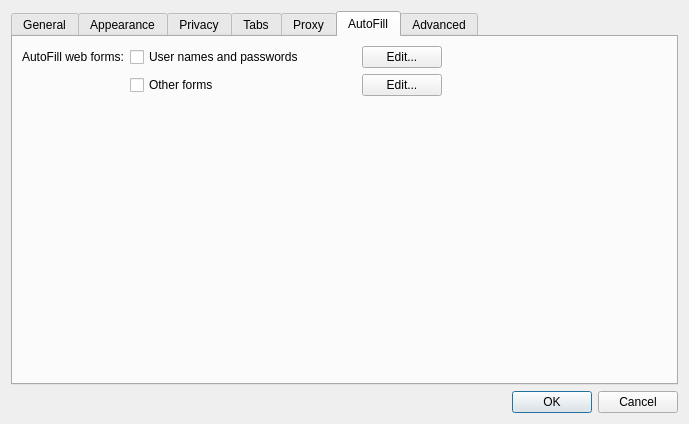
<?xml version="1.0" encoding="UTF-8"?>
<ui version="4.0">
 <class>Settings</class>
 <widget class="QDialog" name="Settings">
  <property name="geometry">
   <rect>
    <x>0</x>
    <y>0</y>
    <width>689</width>
    <height>424</height>
   </rect>
  </property>
  <property name="windowTitle">
   <string>Preferences</string>
  </property>
  <layout class="QGridLayout" name="gridLayout">
   <item row="2" column="0">
    <widget class="QDialogButtonBox" name="buttonBox">
     <property name="orientation">
      <enum>Qt::Horizontal</enum>
     </property>
     <property name="standardButtons">
      <set>QDialogButtonBox::Cancel|QDialogButtonBox::Ok</set>
     </property>
    </widget>
   </item>
   <item row="1" column="0">
    <widget class="QTabWidget" name="tabWidget">
     <property name="currentIndex">
      <number>5</number>
     </property>
     <widget class="QWidget" name="tab">
      <attribute name="title">
       <string>General</string>
      </attribute>
      <layout class="QGridLayout" name="gridLayout_4">
       <item row="0" column="0">
        <widget class="QLabel" name="label_7">
         <property name="text">
          <string>On startup:</string>
         </property>
         <property name="alignment">
          <set>Qt::AlignRight|Qt::AlignTrailing|Qt::AlignVCenter</set>
         </property>
        </widget>
       </item>
       <item row="0" column="1" colspan="2">
        <widget class="QComboBox" name="startupBehavior">
         <item>
          <property name="text">
           <string>Show my home page</string>
          </property>
         </item>
         <item>
          <property name="text">
           <string>Show a blank page</string>
          </property>
         </item>
         <item>
          <property name="text">
           <string>Restore windows and tabs from last time</string>
          </property>
         </item>
        </widget>
       </item>
       <item row="1" column="0">
        <widget class="QLabel" name="label_3">
         <property name="text">
          <string>Home Page:</string>
         </property>
         <property name="alignment">
          <set>Qt::AlignRight|Qt::AlignTrailing|Qt::AlignVCenter</set>
         </property>
        </widget>
       </item>
       <item row="1" column="1" colspan="2">
        <widget class="QLineEdit" name="homeLineEdit">
         <property name="layoutDirection">
          <enum>Qt::LeftToRight</enum>
         </property>
        </widget>
       </item>
       <item row="2" column="1">
        <widget class="QPushButton" name="setHomeToCurrentPageButton">
         <property name="text">
          <string>Set to current page</string>
         </property>
        </widget>
       </item>
       <item row="2" column="2">
        <spacer name="horizontalSpacer">
         <property name="orientation">
          <enum>Qt::Horizontal</enum>
         </property>
         <property name="sizeHint" stdset="0">
          <size>
           <width>280</width>
           <height>18</height>
          </size>
         </property>
        </spacer>
       </item>
       <item row="3" column="0">
        <widget class="QLabel" name="label_4">
         <property name="text">
          <string>Remove history items:</string>
         </property>
         <property name="alignment">
          <set>Qt::AlignRight|Qt::AlignTrailing|Qt::AlignVCenter</set>
         </property>
        </widget>
       </item>
       <item row="3" column="1" colspan="2">
        <widget class="QComboBox" name="expireHistory">
         <item>
          <property name="text">
           <string>After one day</string>
          </property>
         </item>
         <item>
          <property name="text">
           <string>After one week</string>
          </property>
         </item>
         <item>
          <property name="text">
           <string>After two weeks</string>
          </property>
         </item>
         <item>
          <property name="text">
           <string>After one month</string>
          </property>
         </item>
         <item>
          <property name="text">
           <string>After one year</string>
          </property>
         </item>
         <item>
          <property name="text">
           <string>Manually</string>
          </property>
         </item>
         <item>
          <property name="text">
           <string>On application exit</string>
          </property>
         </item>
        </widget>
       </item>
       <item row="4" column="0" colspan="3">
        <widget class="QCheckBox" name="searchEngineFallback">
         <property name="text">
          <string>Use the default search engine as fallback when the URL given by the user is invalid</string>
         </property>
         <property name="checked">
          <bool>false</bool>
         </property>
        </widget>
       </item>
       <item row="5" column="0" colspan="3">
        <widget class="QGroupBox" name="groupBox_2">
         <property name="title">
          <string>Downloads</string>
         </property>
         <layout class="QVBoxLayout" name="verticalLayout_4">
          <item>
           <widget class="QRadioButton" name="downloadAsk">
            <property name="text">
             <string>Ask for a destination each time</string>
            </property>
           </widget>
          </item>
          <item>
           <layout class="QHBoxLayout" name="horizontalLayout">
            <item>
             <widget class="QRadioButton" name="downloadDestination">
              <property name="text">
               <string>Use this destination:</string>
              </property>
              <property name="checked">
               <bool>true</bool>
              </property>
             </widget>
            </item>
            <item>
             <widget class="QLineEdit" name="downloadsLocation">
              <property name="layoutDirection">
               <enum>Qt::LeftToRight</enum>
              </property>
             </widget>
            </item>
            <item>
             <widget class="QPushButton" name="downloadDirectoryButton">
              <property name="text">
               <string>Choose Directory...</string>
              </property>
             </widget>
            </item>
           </layout>
          </item>
         </layout>
        </widget>
       </item>
       <item row="6" column="0" colspan="3">
        <spacer>
         <property name="orientation">
          <enum>Qt::Vertical</enum>
         </property>
         <property name="sizeHint" stdset="0">
          <size>
           <width>391</width>
           <height>262</height>
          </size>
         </property>
        </spacer>
       </item>
      </layout>
     </widget>
     <widget class="QWidget" name="tab_3">
      <attribute name="title">
       <string>Appearance</string>
      </attribute>
      <layout class="QGridLayout" name="gridLayout_3">
       <item row="0" column="0">
        <widget class="QLabel" name="label_5">
         <property name="text">
          <string>Standard font:</string>
         </property>
         <property name="alignment">
          <set>Qt::AlignRight|Qt::AlignTrailing|Qt::AlignVCenter</set>
         </property>
        </widget>
       </item>
       <item row="0" column="1">
        <widget class="QLabel" name="standardLabel">
         <property name="sizePolicy">
          <sizepolicy hsizetype="Expanding" vsizetype="Preferred">
           <horstretch>0</horstretch>
           <verstretch>0</verstretch>
          </sizepolicy>
         </property>
         <property name="frameShape">
          <enum>QFrame::StyledPanel</enum>
         </property>
         <property name="text">
          <string notr="true">Times 16</string>
         </property>
         <property name="alignment">
          <set>Qt::AlignCenter</set>
         </property>
        </widget>
       </item>
       <item row="0" column="3">
        <widget class="QPushButton" name="standardFontButton">
         <property name="text">
          <string>Select...</string>
         </property>
        </widget>
       </item>
       <item row="1" column="0">
        <widget class="QLabel" name="label_6">
         <property name="text">
          <string>Fixed-width font:</string>
         </property>
         <property name="alignment">
          <set>Qt::AlignRight|Qt::AlignTrailing|Qt::AlignVCenter</set>
         </property>
        </widget>
       </item>
       <item row="1" column="1">
        <widget class="QLabel" name="fixedLabel">
         <property name="frameShape">
          <enum>QFrame::StyledPanel</enum>
         </property>
         <property name="text">
          <string notr="true">Courier 13</string>
         </property>
         <property name="alignment">
          <set>Qt::AlignCenter</set>
         </property>
        </widget>
       </item>
       <item row="1" column="3">
        <widget class="QPushButton" name="fixedFontButton">
         <property name="text">
          <string>Select...</string>
         </property>
        </widget>
       </item>
       <item row="2" column="0" colspan="3">
        <widget class="QLabel" name="label_8">
         <property name="text">
          <string>Preferred languages for viewing webpages in:</string>
         </property>
        </widget>
       </item>
       <item row="2" column="3">
        <widget class="QPushButton" name="languageButton">
         <property name="text">
          <string>Select...</string>
         </property>
        </widget>
       </item>
       <item row="3" column="2">
        <spacer name="verticalSpacer">
         <property name="orientation">
          <enum>Qt::Vertical</enum>
         </property>
         <property name="sizeHint" stdset="0">
          <size>
           <width>20</width>
           <height>93</height>
          </size>
         </property>
        </spacer>
       </item>
      </layout>
     </widget>
     <widget class="QWidget" name="tab_2">
      <attribute name="title">
       <string>Privacy</string>
      </attribute>
      <layout class="QVBoxLayout" name="verticalLayout_3">
       <item>
        <widget class="QGroupBox" name="groupBox">
         <property name="title">
          <string>Web Content</string>
         </property>
         <layout class="QGridLayout" name="gridLayout_5">
          <item row="0" column="0" colspan="2">
           <widget class="QCheckBox" name="blockPopupWindows">
            <property name="text">
             <string>Block Popup Windows</string>
            </property>
            <property name="checked">
             <bool>true</bool>
            </property>
           </widget>
          </item>
          <item row="1" column="0" colspan="2">
           <widget class="QCheckBox" name="enablePlugins">
            <property name="text">
             <string>Enable Plugins</string>
            </property>
            <property name="checked">
             <bool>true</bool>
            </property>
           </widget>
          </item>
          <item row="2" column="0">
           <spacer name="horizontalSpacer_3">
            <property name="orientation">
             <enum>Qt::Horizontal</enum>
            </property>
            <property name="sizeType">
             <enum>QSizePolicy::Fixed</enum>
            </property>
            <property name="sizeHint" stdset="0">
             <size>
              <width>20</width>
              <height>20</height>
             </size>
            </property>
           </spacer>
          </item>
          <item row="2" column="1">
           <widget class="QCheckBox" name="clickToFlash">
            <property name="sizePolicy">
             <sizepolicy hsizetype="Expanding" vsizetype="Fixed">
              <horstretch>0</horstretch>
              <verstretch>0</verstretch>
             </sizepolicy>
            </property>
            <property name="text">
             <string>Use ClickToFlash on flash plugins</string>
            </property>
            <property name="checked">
             <bool>true</bool>
            </property>
           </widget>
          </item>
          <item row="3" column="0" colspan="2">
           <widget class="QCheckBox" name="enableJavascript">
            <property name="text">
             <string>Enable Javascript</string>
            </property>
            <property name="checked">
             <bool>true</bool>
            </property>
           </widget>
          </item>
          <item row="4" column="0" colspan="2">
           <widget class="QCheckBox" name="enableImages">
            <property name="text">
             <string>View Images</string>
            </property>
            <property name="checked">
             <bool>true</bool>
            </property>
           </widget>
          </item>
         </layout>
        </widget>
       </item>
       <item>
        <widget class="QGroupBox" name="cookiesGroupBox">
         <property name="title">
          <string>Cookies</string>
         </property>
         <layout class="QGridLayout">
          <item row="0" column="0">
           <widget class="QLabel" name="label_2">
            <property name="text">
             <string>Accept Cookies:</string>
            </property>
            <property name="alignment">
             <set>Qt::AlignRight|Qt::AlignTrailing|Qt::AlignVCenter</set>
            </property>
           </widget>
          </item>
          <item row="0" column="1">
           <widget class="QComboBox" name="acceptCombo">
            <item>
             <property name="text">
              <string>Always</string>
             </property>
            </item>
            <item>
             <property name="text">
              <string>Never</string>
             </property>
            </item>
            <item>
             <property name="text">
              <string>Only from sites you navigate to</string>
             </property>
            </item>
           </widget>
          </item>
          <item row="0" column="2">
           <widget class="QPushButton" name="exceptionsButton">
            <property name="text">
             <string>Exceptions...</string>
            </property>
           </widget>
          </item>
          <item row="1" column="0">
           <widget class="QLabel" name="label">
            <property name="text">
             <string>Keep Cookies Until:</string>
            </property>
            <property name="alignment">
             <set>Qt::AlignRight|Qt::AlignTrailing|Qt::AlignVCenter</set>
            </property>
           </widget>
          </item>
          <item row="1" column="1">
           <widget class="QComboBox" name="keepUntilCombo">
            <item>
             <property name="text">
              <string>They expire</string>
             </property>
            </item>
            <item>
             <property name="text">
              <string>I exit the application</string>
             </property>
            </item>
            <item>
             <property name="text">
              <string>At most 90 days</string>
             </property>
            </item>
           </widget>
          </item>
          <item row="1" column="2">
           <widget class="QPushButton" name="cookiesButton">
            <property name="text">
             <string>Cookies...</string>
            </property>
           </widget>
          </item>
          <item row="2" column="0">
           <spacer name="horizontalSpacer_4">
            <property name="orientation">
             <enum>Qt::Horizontal</enum>
            </property>
            <property name="sizeHint" stdset="0">
             <size>
              <width>40</width>
              <height>20</height>
             </size>
            </property>
           </spacer>
          </item>
          <item row="2" column="1">
           <widget class="QCheckBox" name="filterTrackingCookiesCheckbox">
            <property name="text">
             <string>Filter Tracking Cookies</string>
            </property>
           </widget>
          </item>
         </layout>
        </widget>
       </item>
       <item>
        <spacer>
         <property name="orientation">
          <enum>Qt::Vertical</enum>
         </property>
         <property name="sizeHint" stdset="0">
          <size>
           <width>371</width>
           <height>177</height>
          </size>
         </property>
        </spacer>
       </item>
      </layout>
     </widget>
     <widget class="QWidget" name="tab_6">
      <attribute name="title">
       <string>Tabs</string>
      </attribute>
      <layout class="QVBoxLayout" name="verticalLayout_5">
       <item>
        <widget class="QCheckBox" name="selectTabsWhenCreated">
         <property name="text">
          <string>Select tabs and windows as they are created</string>
         </property>
        </widget>
       </item>
       <item>
        <widget class="QCheckBox" name="confirmClosingMultipleTabs">
         <property name="text">
          <string>Confirm when closing multiple tabs or windows</string>
         </property>
         <property name="checked">
          <bool>true</bool>
         </property>
        </widget>
       </item>
       <item>
        <widget class="QCheckBox" name="oneCloseButton">
         <property name="text">
          <string>Show only one close button instead of one for each tab</string>
         </property>
         <property name="checked">
          <bool>false</bool>
         </property>
        </widget>
       </item>
       <item>
        <widget class="QCheckBox" name="quitAsLastTabClosed">
         <property name="text">
          <string>Quit the application when last tab is closed</string>
         </property>
         <property name="checked">
          <bool>true</bool>
         </property>
        </widget>
       </item>
       <item>
        <widget class="QGroupBox" name="openLinksGroupBox">
         <property name="title">
          <string>Opening links</string>
         </property>
         <layout class="QGridLayout">
          <item row="1" column="0">
           <widget class="QLabel" name="linksInNewWindowLabel">
            <property name="text">
             <string>Links that want to open in a new window:</string>
            </property>
            <property name="alignment">
             <set>Qt::AlignRight|Qt::AlignTrailing|Qt::AlignVCenter</set>
            </property>
           </widget>
          </item>
          <item row="1" column="1" colspan="2">
           <widget class="QComboBox" name="openTargetBlankLinksIn">
            <item>
             <property name="text">
              <string>In a new window</string>
             </property>
            </item>
            <item>
             <property name="text">
              <string>In a new selected tab in the current window</string>
             </property>
            </item>
            <item>
             <property name="text">
              <string>In a new tab in the current window</string>
             </property>
            </item>
            <item>
             <property name="text">
              <string>In the current tab</string>
             </property>
            </item>
           </widget>
          </item>
          <item row="0" column="0">
           <widget class="QLabel" name="linkFromApplicationLabel">
            <property name="text">
             <string>Open links from applications:</string>
            </property>
            <property name="alignment">
             <set>Qt::AlignRight|Qt::AlignTrailing|Qt::AlignVCenter</set>
            </property>
           </widget>
          </item>
          <item row="0" column="1" colspan="2">
           <widget class="QComboBox" name="openLinksFromAppsIn">
            <item>
             <property name="text">
              <string>In a new window</string>
             </property>
            </item>
            <item>
             <property name="text">
              <string>In a new selected tab in the current window</string>
             </property>
            </item>
            <item>
             <property name="text">
              <string>In a new tab in the current window</string>
             </property>
            </item>
            <item>
             <property name="text">
              <string>In the current tab</string>
             </property>
            </item>
           </widget>
          </item>
         </layout>
        </widget>
       </item>
       <item>
        <spacer name="verticalSpacer_4">
         <property name="orientation">
          <enum>Qt::Vertical</enum>
         </property>
         <property name="sizeHint" stdset="0">
          <size>
           <width>20</width>
           <height>182</height>
          </size>
         </property>
        </spacer>
       </item>
      </layout>
     </widget>
     <widget class="QWidget" name="tab_4">
      <attribute name="title">
       <string>Proxy</string>
      </attribute>
      <layout class="QVBoxLayout" name="verticalLayout">
       <item>
        <widget class="QGroupBox" name="proxySupport">
         <property name="title">
          <string>Use proxy server</string>
         </property>
         <property name="checkable">
          <bool>true</bool>
         </property>
         <layout class="QGridLayout" name="gridLayout_6">
          <item row="0" column="0">
           <widget class="QLabel" name="label_9">
            <property name="text">
             <string>Type:</string>
            </property>
            <property name="alignment">
             <set>Qt::AlignRight|Qt::AlignTrailing|Qt::AlignVCenter</set>
            </property>
           </widget>
          </item>
          <item row="0" column="1" colspan="2">
           <widget class="QComboBox" name="proxyType">
            <item>
             <property name="text">
              <string>Socks5</string>
             </property>
            </item>
            <item>
             <property name="text">
              <string>Http (Secure)</string>
             </property>
            </item>
            <item>
             <property name="text">
              <string>Http (Transparent)</string>
             </property>
            </item>
           </widget>
          </item>
          <item row="1" column="0">
           <widget class="QLabel" name="label_10">
            <property name="text">
             <string>Host name:</string>
            </property>
            <property name="alignment">
             <set>Qt::AlignRight|Qt::AlignTrailing|Qt::AlignVCenter</set>
            </property>
           </widget>
          </item>
          <item row="1" column="1" colspan="2">
           <widget class="QLineEdit" name="proxyHostName">
            <property name="layoutDirection">
             <enum>Qt::LeftToRight</enum>
            </property>
           </widget>
          </item>
          <item row="2" column="0">
           <widget class="QLabel" name="label_11">
            <property name="text">
             <string>Port:</string>
            </property>
            <property name="alignment">
             <set>Qt::AlignRight|Qt::AlignTrailing|Qt::AlignVCenter</set>
            </property>
           </widget>
          </item>
          <item row="2" column="1">
           <widget class="QSpinBox" name="proxyPort">
            <property name="maximum">
             <number>65535</number>
            </property>
            <property name="value">
             <number>1080</number>
            </property>
           </widget>
          </item>
          <item row="2" column="2">
           <spacer name="horizontalSpacer_2">
            <property name="orientation">
             <enum>Qt::Horizontal</enum>
            </property>
            <property name="sizeHint" stdset="0">
             <size>
              <width>293</width>
              <height>20</height>
             </size>
            </property>
           </spacer>
          </item>
          <item row="3" column="0">
           <widget class="QLabel" name="label_12">
            <property name="text">
             <string>User Name:</string>
            </property>
            <property name="alignment">
             <set>Qt::AlignRight|Qt::AlignTrailing|Qt::AlignVCenter</set>
            </property>
           </widget>
          </item>
          <item row="3" column="1" colspan="2">
           <widget class="QLineEdit" name="proxyUserName">
            <property name="layoutDirection">
             <enum>Qt::LeftToRight</enum>
            </property>
           </widget>
          </item>
          <item row="4" column="0">
           <widget class="QLabel" name="label_13">
            <property name="text">
             <string>Password:</string>
            </property>
            <property name="alignment">
             <set>Qt::AlignRight|Qt::AlignTrailing|Qt::AlignVCenter</set>
            </property>
           </widget>
          </item>
          <item row="4" column="1" colspan="2">
           <widget class="QLineEdit" name="proxyPassword">
            <property name="layoutDirection">
             <enum>Qt::LeftToRight</enum>
            </property>
            <property name="echoMode">
             <enum>QLineEdit::Password</enum>
            </property>
           </widget>
          </item>
          <item row="5" column="0">
           <spacer name="verticalSpacer_2">
            <property name="orientation">
             <enum>Qt::Vertical</enum>
            </property>
            <property name="sizeHint" stdset="0">
             <size>
              <width>20</width>
              <height>8</height>
             </size>
            </property>
           </spacer>
          </item>
         </layout>
        </widget>
       </item>
      </layout>
     </widget>
     <widget class="QWidget" name="tab_7">
      <attribute name="title">
       <string>AutoFill</string>
      </attribute>
      <layout class="QGridLayout" name="gridLayout_8">
       <item row="0" column="0">
        <widget class="QLabel" name="label_16">
         <property name="text">
          <string>AutoFill web forms:</string>
         </property>
        </widget>
       </item>
       <item row="0" column="1">
        <widget class="QCheckBox" name="checkBox">
         <property name="sizePolicy">
          <sizepolicy hsizetype="Expanding" vsizetype="Fixed">
           <horstretch>0</horstretch>
           <verstretch>0</verstretch>
          </sizepolicy>
         </property>
         <property name="text">
          <string>User names and passwords</string>
         </property>
        </widget>
       </item>
       <item row="0" column="2">
        <widget class="QPushButton" name="pushButton">
         <property name="text">
          <string>Edit...</string>
         </property>
        </widget>
       </item>
       <item row="1" column="1">
        <widget class="QCheckBox" name="checkBox_2">
         <property name="text">
          <string>Other forms</string>
         </property>
        </widget>
       </item>
       <item row="1" column="2">
        <widget class="QPushButton" name="pushButton_2">
         <property name="text">
          <string>Edit...</string>
         </property>
        </widget>
       </item>
       <item row="2" column="1">
        <spacer name="verticalSpacer_5">
         <property name="orientation">
          <enum>Qt::Vertical</enum>
         </property>
         <property name="sizeHint" stdset="0">
          <size>
           <width>20</width>
           <height>244</height>
          </size>
         </property>
        </spacer>
       </item>
       <item row="1" column="3">
        <spacer name="horizontalSpacer_5">
         <property name="orientation">
          <enum>Qt::Horizontal</enum>
         </property>
         <property name="sizeHint" stdset="0">
          <size>
           <width>40</width>
           <height>20</height>
          </size>
         </property>
        </spacer>
       </item>
      </layout>
     </widget>
     <widget class="QWidget" name="tab_5">
      <attribute name="title">
       <string>Advanced</string>
      </attribute>
      <layout class="QGridLayout" name="gridLayout_2">
       <item row="0" column="0">
        <widget class="QLabel" name="label_14">
         <property name="text">
          <string>Style Sheet:</string>
         </property>
        </widget>
       </item>
       <item row="0" column="1">
        <widget class="QLineEdit" name="userStyleSheet">
         <property name="layoutDirection">
          <enum>Qt::LeftToRight</enum>
         </property>
        </widget>
       </item>
       <item row="1" column="0" colspan="2">
        <widget class="QGroupBox" name="networkCache">
         <property name="title">
          <string>Enable network cache</string>
         </property>
         <property name="checkable">
          <bool>true</bool>
         </property>
         <property name="checked">
          <bool>true</bool>
         </property>
         <layout class="QGridLayout" name="gridLayout_7">
          <item row="0" column="0">
           <widget class="QLabel" name="label_15">
            <property name="text">
             <string>Maximum Size:</string>
            </property>
           </widget>
          </item>
          <item row="0" column="1">
           <widget class="QSpinBox" name="networkCacheMaximumSizeSpinBox">
            <property name="suffix">
             <string> MB</string>
            </property>
            <property name="minimum">
             <number>0</number>
            </property>
            <property name="maximum">
             <number>100</number>
            </property>
           </widget>
          </item>
         </layout>
        </widget>
       </item>
       <item row="2" column="1">
        <spacer name="verticalSpacer_3">
         <property name="orientation">
          <enum>Qt::Vertical</enum>
         </property>
         <property name="sizeHint" stdset="0">
          <size>
           <width>20</width>
           <height>176</height>
          </size>
         </property>
        </spacer>
       </item>
      </layout>
     </widget>
    </widget>
   </item>
  </layout>
 </widget>
 <tabstops>
  <tabstop>tabWidget</tabstop>
  <tabstop>startupBehavior</tabstop>
  <tabstop>homeLineEdit</tabstop>
  <tabstop>setHomeToCurrentPageButton</tabstop>
  <tabstop>expireHistory</tabstop>
  <tabstop>searchEngineFallback</tabstop>
  <tabstop>downloadAsk</tabstop>
  <tabstop>downloadDestination</tabstop>
  <tabstop>downloadDirectoryButton</tabstop>
  <tabstop>standardFontButton</tabstop>
  <tabstop>fixedFontButton</tabstop>
  <tabstop>languageButton</tabstop>
  <tabstop>blockPopupWindows</tabstop>
  <tabstop>enablePlugins</tabstop>
  <tabstop>clickToFlash</tabstop>
  <tabstop>enableJavascript</tabstop>
  <tabstop>enableImages</tabstop>
  <tabstop>acceptCombo</tabstop>
  <tabstop>exceptionsButton</tabstop>
  <tabstop>keepUntilCombo</tabstop>
  <tabstop>cookiesButton</tabstop>
  <tabstop>filterTrackingCookiesCheckbox</tabstop>
  <tabstop>selectTabsWhenCreated</tabstop>
  <tabstop>confirmClosingMultipleTabs</tabstop>
  <tabstop>oneCloseButton</tabstop>
  <tabstop>quitAsLastTabClosed</tabstop>
  <tabstop>openLinksFromAppsIn</tabstop>
  <tabstop>openTargetBlankLinksIn</tabstop>
  <tabstop>proxySupport</tabstop>
  <tabstop>proxyType</tabstop>
  <tabstop>proxyHostName</tabstop>
  <tabstop>proxyPort</tabstop>
  <tabstop>proxyUserName</tabstop>
  <tabstop>proxyPassword</tabstop>
  <tabstop>userStyleSheet</tabstop>
  <tabstop>networkCache</tabstop>
  <tabstop>networkCacheMaximumSizeSpinBox</tabstop>
  <tabstop>buttonBox</tabstop>
 </tabstops>
 <resources/>
 <connections>
  <connection>
   <sender>buttonBox</sender>
   <signal>accepted()</signal>
   <receiver>Settings</receiver>
   <slot>accept()</slot>
   <hints>
    <hint type="sourcelabel">
     <x>260</x>
     <y>395</y>
    </hint>
    <hint type="destinationlabel">
     <x>157</x>
     <y>274</y>
    </hint>
   </hints>
  </connection>
  <connection>
   <sender>buttonBox</sender>
   <signal>rejected()</signal>
   <receiver>Settings</receiver>
   <slot>reject()</slot>
   <hints>
    <hint type="sourcelabel">
     <x>328</x>
     <y>395</y>
    </hint>
    <hint type="destinationlabel">
     <x>286</x>
     <y>274</y>
    </hint>
   </hints>
  </connection>
  <connection>
   <sender>downloadDestination</sender>
   <signal>toggled(bool)</signal>
   <receiver>downloadsLocation</receiver>
   <slot>setEnabled(bool)</slot>
   <hints>
    <hint type="sourcelabel">
     <x>79</x>
     <y>289</y>
    </hint>
    <hint type="destinationlabel">
     <x>86</x>
     <y>325</y>
    </hint>
   </hints>
  </connection>
  <connection>
   <sender>enablePlugins</sender>
   <signal>toggled(bool)</signal>
   <receiver>clickToFlash</receiver>
   <slot>setEnabled(bool)</slot>
   <hints>
    <hint type="sourcelabel">
     <x>76</x>
     <y>125</y>
    </hint>
    <hint type="destinationlabel">
     <x>132</x>
     <y>154</y>
    </hint>
   </hints>
  </connection>
  <connection>
   <sender>downloadDestination</sender>
   <signal>toggled(bool)</signal>
   <receiver>downloadDirectoryButton</receiver>
   <slot>setEnabled(bool)</slot>
   <hints>
    <hint type="sourcelabel">
     <x>182</x>
     <y>282</y>
    </hint>
    <hint type="destinationlabel">
     <x>211</x>
     <y>283</y>
    </hint>
   </hints>
  </connection>
 </connections>
</ui>
